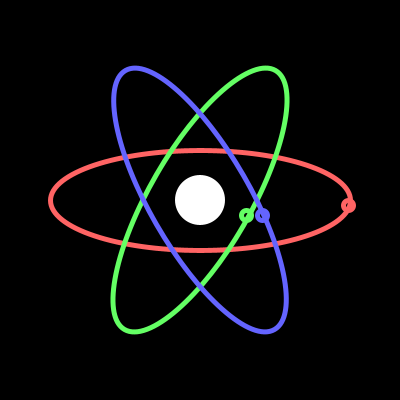
Frame 1 (no input)
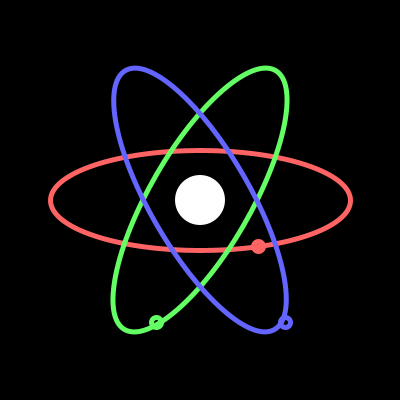
Frame 60 (the mouse pressed at the canvas centre just before this capture)
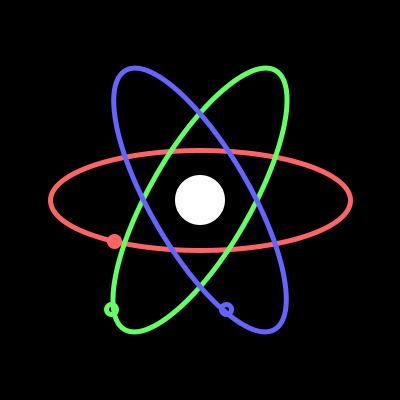
Frame 120 (the mouse held since frame 60 and released just before this capture)

The Processing sketch that drew these frames (run headless with seeded random() and noise(); from frame 60 on, the mouse is pressed at the canvas centre):

// Processing sketch: Atomic
// ── Atomic.pde
// Animate 3 electrons orbiting around a nucleus.
// Each electron should follow a path and match
// colors with its respective path.
// To mathematically determine the position of
// the electrons, look at the example electron.
// Notice that before we translate it (add 200
// to x and 200 to y), it is orbiting the origin.
// Its position is a vector, so we can easily get
// its magnitude and angle from the origin.
// Once we have the angle, it should be obvious
// that we need to modify the angle then
// recalculate x and y from angle and magnitude.
// Finally, you would translate it 200, 200.
// Do all of this with trigonometry and Vectors.

void setup(){
  size(400, 400);
}
float radius = 5;
void draw(){
  background(0);
  drawAtomBG();
  ///////////////// START YOUR CODE HERE:
  
  stroke(100,100,255);
  float time = millis()/1000.0;
  float x = (width/2 + 55 * cos(time))+(sin(time)*70);
  float y = (height/2 + 133 * sin(time));// - (cos(time)*500);
  ellipse(x, y, radius * 2, radius *2);
  
  stroke(100,255,100);
  x = (width/2 + 55 * cos(time))-(sin(time)*70);
  y = (height/2 + 133 * sin(time));// - (cos(time)*500);
  ellipse(x, y, radius * 2, radius *2);
  
  stroke(255,100,100);
  x = (width/2 + 150 * cos(time));
  y = (height/2 + 50 * sin(time));// - (cos(time)*500);
  ellipse(x, y, radius * 2, radius *2);
  
  ///////////////// END YOUR CODE HERE
  
}
void drawAtomBG(){
  noStroke();
  fill(255);
  ellipse(200,200,50,50);
  noFill();
  strokeWeight(5);
  
  pushMatrix();
  translate(200,200);
  stroke(255,100,100);
  ellipse(0,0,300,100);
  popMatrix();
  
  pushMatrix();
  translate(200,200);
  rotate(PI/1.5);
  stroke(100,255,100);
  ellipse(0,0,300,100);
  popMatrix();
  
  pushMatrix();
  translate(200,200);
  rotate(2*PI/1.5);
  stroke(100,100,255);
  ellipse(0,0,300,100);
  popMatrix();
}
